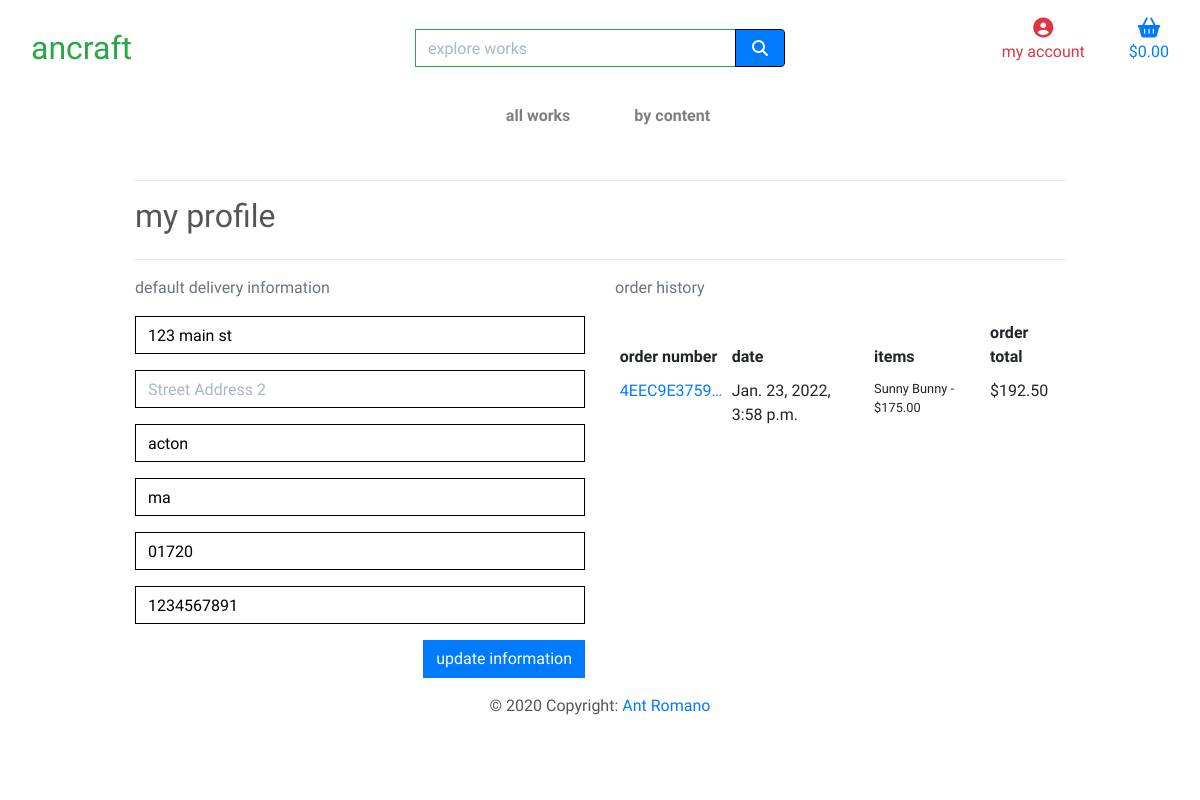
/profile/ (signed in), run on the app's committed database.
### profiles/models.py (models this page shows, shortened)
class UserProfile(models.Model):
    user = models.OneToOneField(User, on_delete=models.CASCADE)
    default_street_address1 = models.CharField(max_length=80, null=True, blank=True)
    default_street_address2 = models.CharField(max_length=80, null=True, blank=True)
    default_town_or_city = models.CharField(max_length=40, null=True, blank=True)
    default_state = models.CharField(max_length=40, null=True, blank=True)
    default_zipcode = models.CharField(max_length=20, null=True, blank=True)
    default_phone_number = models.CharField(max_length=20, null=True, blank=True)

### checkout/models.py (models this page shows, shortened)
class Order(models.Model):
    order_number = models.CharField(max_length=32, null=False, editable=False)
    user_profile = models.ForeignKey(UserProfile, on_delete=models.SET_NULL,
                                     null=True, blank=True, related_name='orders')
    full_name = models.CharField(max_length=50, null=False, blank=False)
    email = models.EmailField(max_length=254, null=False, blank=False)
    phone_number = models.CharField(max_length=20, null=False, blank=False)
    zipcode = models.CharField(max_length=20, null=True, blank=True)
    state = models.CharField(max_length=40, null=False, blank=False)
    town_or_city = models.CharField(max_length=40, null=False, blank=False)
    street_address1 = models.CharField(max_length=80, null=False, blank=False)
    street_address2 = models.CharField(max_length=80, null=True, blank=True)
    date = models.DateTimeField(auto_now_add=True)
    delivery_cost = models.DecimalField(max_digits=6, decimal_places=2, null=False, default=0)
    order_total = models.DecimalField(max_digits=10, decimal_places=2, null=False, default=0)
    grand_total = models.DecimalField(max_digits=10, decimal_places=2, null=False, default=0)
    original_cart = models.TextField(null=False, blank=False, default='')
    stripe_pid = models.CharField(max_length=254, null=False, blank=False, default='')

class OrderLineItem(models.Model):
    order = models.ForeignKey(Order, null=False, blank=False, on_delete=models.CASCADE, related_name='lineitems')
    work = models.ForeignKey(Work, null=False, blank=False, on_delete=models.CASCADE)
    quantity = models.IntegerField(null=False, blank=False, default=0)
    lineitem_total = models.DecimalField(max_digits=6, decimal_places=2, null=False, blank=False, editable=False)

### works/models.py (models this page shows, shortened)
class Work(models.Model):
    class Meta:
        verbose_name_plural = 'Works'
    content = models.ForeignKey('Content', null=True, blank=True,
                                 on_delete=models.SET_NULL)
    name = models.CharField(max_length=254)
    description = models.TextField()
    is_sold = models.BooleanField(default=False)
    price = models.DecimalField(max_digits=6, decimal_places=2)
    rating = models.DecimalField(max_digits=3, decimal_places=2, null=True, blank=True, default=1, validators=[
                                 MaxValueValidator(5), MinValueValidator(1)])
    image = models.ImageField(null=True, blank=True)

### profiles/views.py (the view)
# urls.py: path('profile/', include('profiles.urls')),
@login_required
def profile(request):
    profile = get_object_or_404(UserProfile, user=request.user)
    orders = profile.orders.all()
    """
    update user's profile
    """
    if request.method == "POST":
        form = UserProfileForm(request.POST, instance=profile)
        if form.is_valid():
            form.save()
            messages.success(request, 'profile updated successfully')
        else:
            messages.error(request, 'update failed. please ensure the form is valid.')
    else:
        form = UserProfileForm(instance=profile)
    template = 'profiles/profile.html'
    context = {
        'form': form,
        'orders': orders,
        'on_profile_page': True
    }
    return render(request, template, context)

### profiles/forms.py
class UserProfileForm(forms.ModelForm):
    class Meta:
        model = UserProfile
        exclude = ('user',)
    def __init__(self, *args, **kwargs):
        super().__init__(*args, **kwargs)
        placeholders = {
            'default_phone_number': 'Phone Number',
            'default_zipcode': 'Zipcode',
            'default_town_or_city': 'Town or City',
            'default_state': 'State',
            'default_street_address1': 'Street Address 1',
            'default_street_address2': 'Street Address 2',
        }
        self.fields['default_phone_number'].widget.attrs['autofocus'] = True
        for field in self.fields:
            if self.fields[field].required:
                placeholder = f'{placeholders[field]} *'
            else:
                placeholder = placeholders[field]
            self.fields[field].widget.attrs['placeholder'] = placeholder
            self.fields[field].widget.attrs['class'] = 'border-black rounded-0 profile-form-input'
            self.fields[field].label = False

### cart/contexts.py (called while the page is built, shortened)
def cart_sum(request):
    cart = request.session.get('cart', {})
    cart_items = []
    total = 0
    work_count = 0
    delivery_cost = total * Decimal(settings.STANDARD_DELIVERY_PERCENTAGE / 100)
    grand_total = delivery_cost + total
    context = {
        'cart_items': cart_items,
        'total': total,
        'work_count': work_count,
        'delivery_cost': delivery_cost,
        'grand_total': grand_total,
    }
    return context

### profiles/templates/profiles/profile.html (shortened to what this page needs)
{% extends "base.html" %}
{% load static %}
{% block extra_css %}
    <link rel="stylesheet" href="{% static 'profiles/css/profile.css' %}">
{% endblock %}
{% block page_header %}
    <div class="container header-container">
    </div>
{% endblock %}
{% block content %}
    <div class="overlay"></div>
    <div class="container">
        <div class="row">
            <div class="col">
                <hr>
                <h2 class="logo-font mb-4">my profile</h2>
                <hr>
            </div>
        </div>
        <div class="row">
            <div class="col-12 col-lg-6">
                <p class="text-muted">default delivery information</p>
                <form class="mt-3" action="{% url 'profile' %}" method="POST" id="profile-update-form">
                    {{ form|crispy }}
                    <button class="btn btn-primary rounded-0 float-right">update information</button>
                </form>
            </div>
            <div class="col-12 col-lg-6">
                <p class="text-muted">order history</p>
                <div class="order-history table-responsive">
                    <table class="table table-sm table-borderless">
                        <thead>
                            <tr>
                                <th>order number</th>
                                <th>date</th>
                                <th>items</th>
                                <th>order total</th>
                            </tr>
                        </thead>
                        <tbody>
                            {% for order in orders %}
                                <tr>
                                    <td>
                                        <a href="{% url 'order_history' order.order_number %}"
                                        title="{{ order.order_number }}">
                                            {{ order.order_number|truncatechars:11 }}
                                        </a>
                                    </td>
                                    <td>{{ order.date }}</td>
                                    <td>
                                        <ul class="list-unstyled">
                                            {% for item in order.lineitems.all %}
                                                <li class="small">
                                                    {{ item.work.name }} - ${{ item.work.price }}
                                                </li>
                                            {% endfor %}
                                        </ul>
                                    </td>
                                    <td>${{ order.grand_total }}</td>
                                </tr>
                            {% endfor %}
                        </tbody>
                    </table>
                </div>
            </div>
        </div>
{% endblock %}

### static/css/base.css (style rules this page uses)
html { height: 100%; }
body { color: #555; font-family: 'Balsamiq Sans', cursive; }
.border-black { border: 1px solid black !important; }
.overlay { height: 100vh; width: 100%; top: 0; left: 0; position: fixed; background: white; z-index: -1; }
@media (min-width: 1200px) { .container { max-width: 80%; } }
@media (min-width: 992px) { .header-container { padding-top: 164px; } }

### profiles/static/profiles/css/profile.css (style rules this page uses)
.order-history { max-height: 416px; overflow-y: auto; }
#profile-update-form .form-control { color: #000; }
#profile-update-form input::placeholder { color: #aab7c4; }

### data on the page
UserProfile: default_street_address1 "123 main st", default_town_or_city "acton", default_state "ma", default_zipcode "01720", default_phone_number "1234567891"
Order: order_number "4EEC9E3759…", date "Jan. 23, 2022, 3:58 p.m.", grand_total "192.50"
OrderLineItem: work.name "Sunny Bunny", work.price "175.00"
